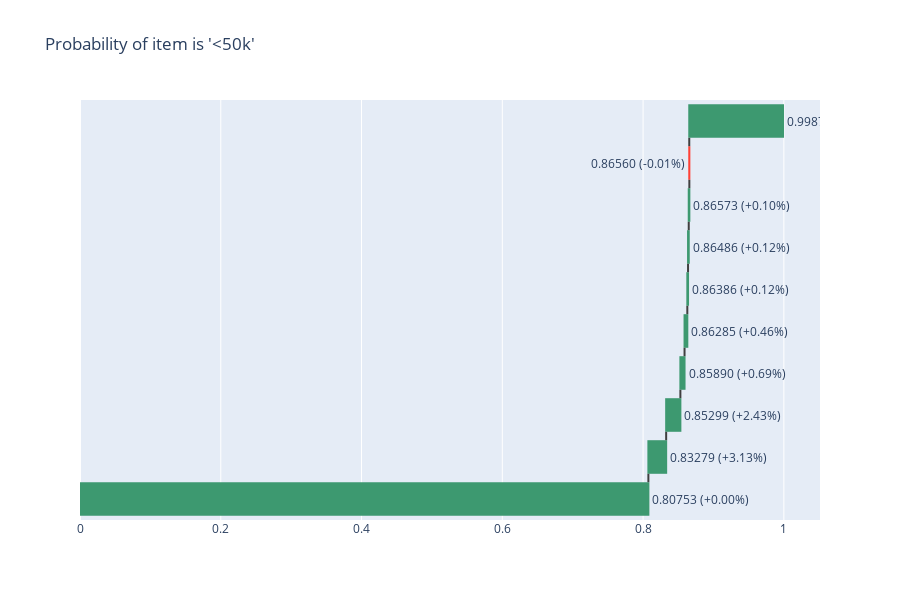

Notebook code cell kept with this figure:
### Code cell
wf.plot_forces()

### Figure 1 — Plotly figure (JSON) as saved in the notebook; plotly's stock layout.template omitted (floating-point values rounded to 4 significant figures)
{"data": [{"connector": {"line": {"color": "rgb(63, 63, 63)"}}, "measure": ["relative", "relative", "relative", "relative", "relative", "relative", "relative", "relative", "relative", "relative"], "name": "20", "orientation": "h", "text": ["0.80753 (+0.00%)", "0.83279 (+3.13%)", "0.85299 (+2.43%)", "0.85890 (+0.69%)", "0.86285 (+0.46%)", "0.86386 (+0.12%)", "0.86486 (+0.12%)", "0.86573 (+0.10%)", "0.86560 (-0.01%)", "0.99878 (+15.39%)"], "textposition": "outside", "type": "waterfall", "x": [0.8075, 0.02526, 0.0202, 0.005909, 0.003956, 0.00101, 0.000996, 0.0008689, -0.0001251, 0.1332], "y": ["model_mean", "marital-status ( Never-married)", "age (23)", "relationship ( Own-child)", "occupation (nan)", "workclass ( Private)", "race ( Black)", "fnlwgt (529223)", "education ( Bachelors), education-num (13.0)", "others and interconnections"]}], "layout": {"height": 600, "showlegend": false, "title": {"text": "\n Probability of item is '<50k'"}, "yaxis": {"showticklabels": false}}}
